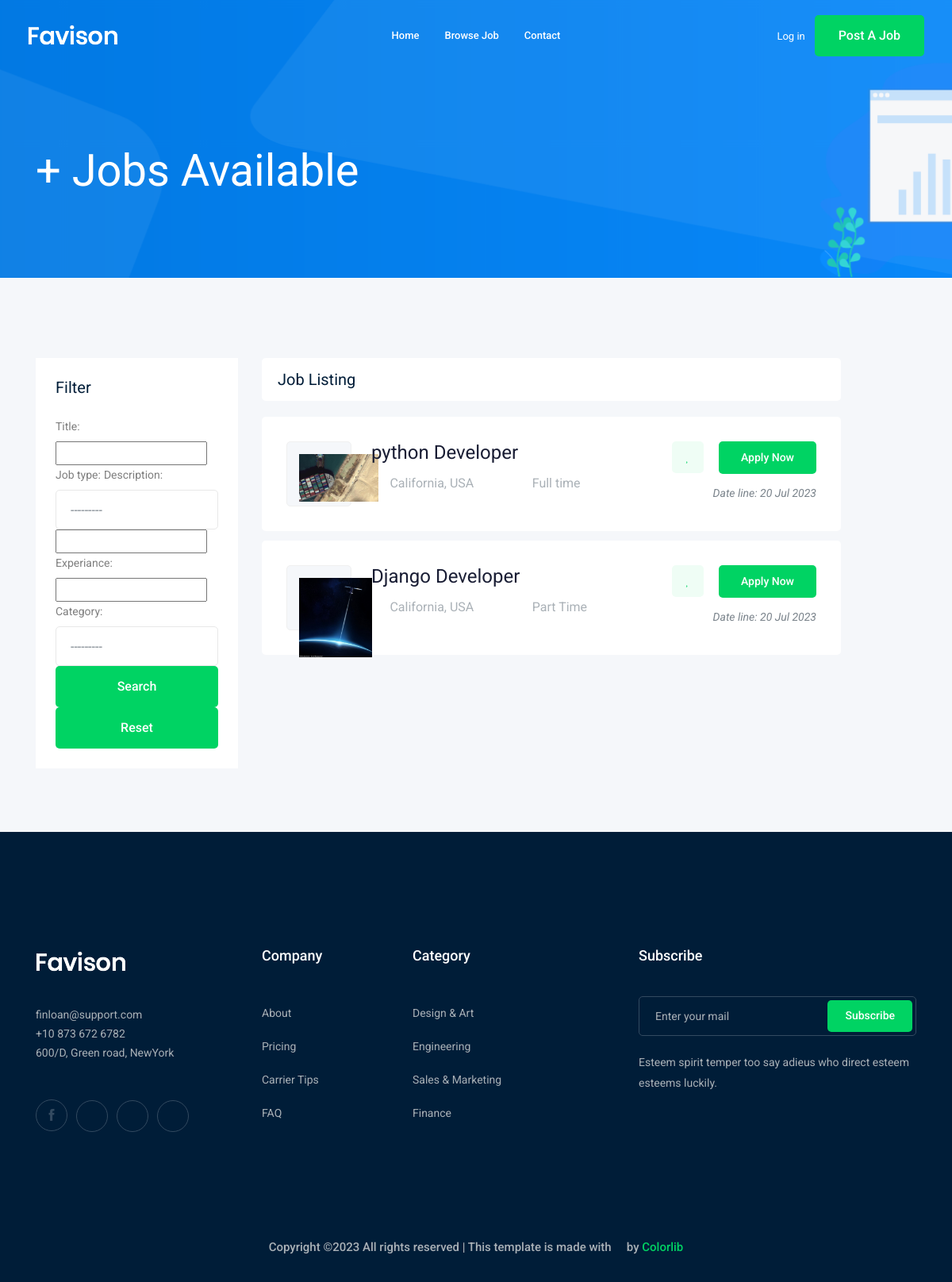
The app's page /jobs/, older data.
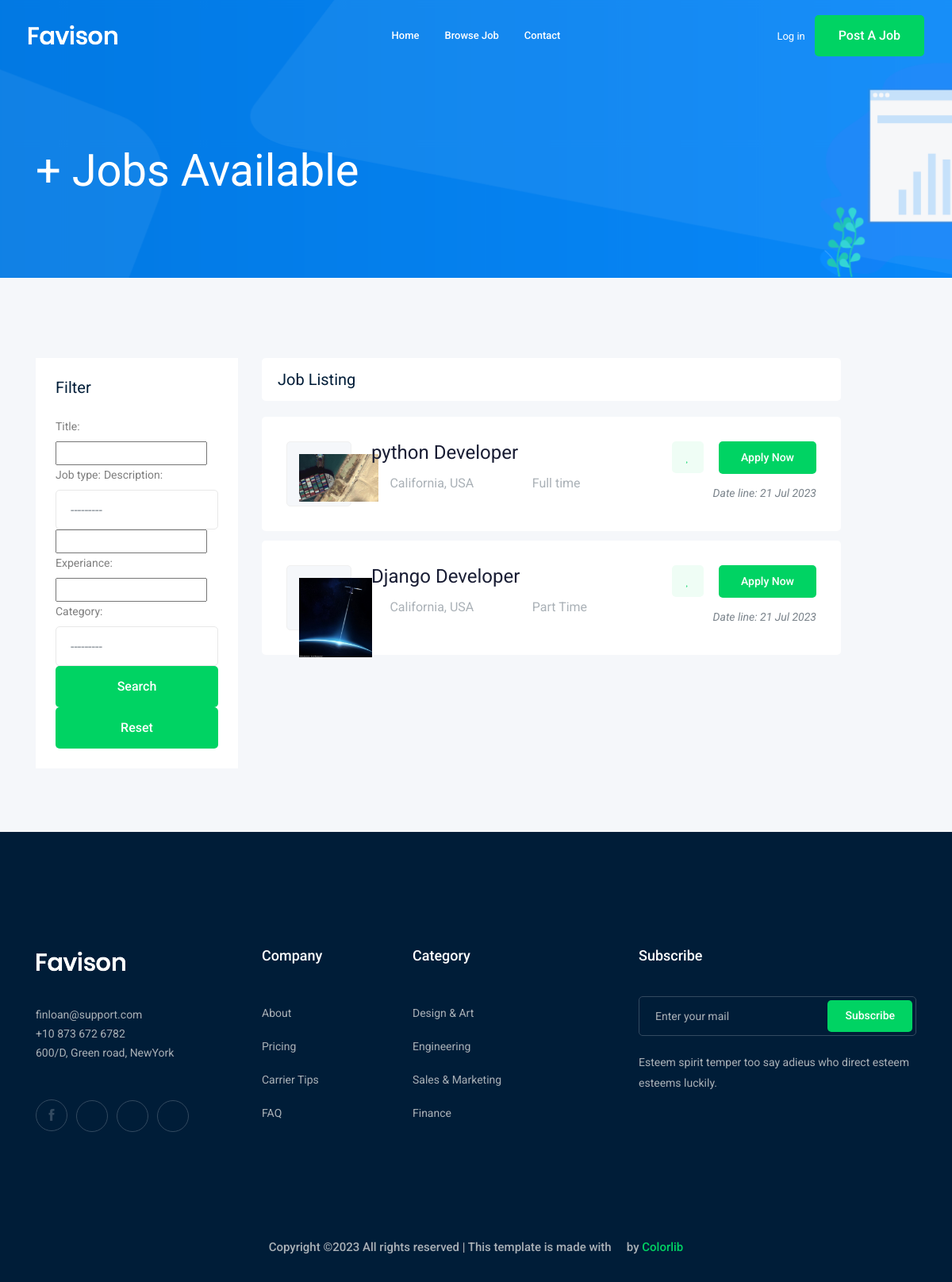
The same page, newer data.
### job/models.py (models this page shows, shortened)
class Job(models.Model): #as a table
    owener=models.ForeignKey(User,related_name='job_owner',on_delete=models.CASCADE)
    title=models.CharField(max_length=100) #colomn
    job_type=models.CharField(max_length=15,choices=JOB_TYPE)
    description=models.TextField(max_length=1000)
    puplished_at=models.DateTimeField(auto_now=True)
    vacancy=models.IntegerField(default=1)
    salary=models.IntegerField(default=0)
    experiance=models.IntegerField(default=1)
    category=models.ForeignKey('Category',on_delete=models.CASCADE)
    image=models.ImageField(upload_to=image_upload)
    slug=models.SlugField(blank=True,null=True)
    def __str__(self):
        return self.title

### job/views.py (the view)
# urls.py: path('',views.job_list,name='job_list'),#all jobs
def job_list(request):
    job_list=Job.objects.all()
    myfilter = JobFilter(request.GET, queryset=job_list)
    job_list=myfilter.qs
    paginator = Paginator(job_list, 3)  # Show 25 contacts per page.
    page_number = request.GET.get("page")
    page_obj = paginator.get_page(page_number)
    context={'jobs':page_obj,'myfilter':myfilter} #template name
    return render(request,'job/job_list.html',context)

### job/models.py (called while the page is built)
    def __str__(self):
        return self.name

### job/templates/job/job_list.html (shortened to what this page needs)
{% extends 'base.html'%}
{% block body %}
    <div class="bradcam_area bradcam_bg_1">
        <div class="container">
            <div class="row">
                <div class="col-xl-12">
                    <div class="bradcam_text">
                        <h3>{{jobs.count}}+ Jobs Available</h3>
                    </div>
                </div>
            </div>
        </div>
    </div>
    <div class="job_listing_area plus_padding">
        <div class="container">
            <div class="row">
                <div class="col-lg-3">
                    <div class="job_filter white-bg">
                        <div class="form_inner white-bg">
                            <h3>Filter</h3>
                            <form action="#" method="GET">
                             {{myfilter.form}}
                               <button  class="boxed-btn3 w-100"  type="submit">Search</button>
                            </form>
                        </div>
                        <div class="reset_btn">
                            <button  class="boxed-btn3 w-100" type="submit">Reset</button>
                        </div>
                    </div>
                </div>
                <div class="col-lg-8">
                    <div class="recent_joblist_wrap">
                        <div class="recent_joblist white-bg ">
                            <div class="row align-items-center">
                                <div class="col-md-6">
                                    <h4>Job Listing</h4>
                                </div>
                            </div>
                        </div>
                    </div>
                    <div class="job_lists m-0">
                        <div class="row">
                            {%for job in jobs%}
                            <div class="col-lg-12 col-md-12">
                                <div class="single_jobs white-bg d-flex justify-content-between">
                                    <div class="jobs_left d-flex align-items-auto">
                                        <div class="thumb">
                                            <img src="{{job.image.url}}" style="max-height:100px;max-width:100px" alt="">
                                        </div>
                                        <div class="jobs_conetent">
                                            <a href="{% url 'jobs:job_detail' job.slug%}"><h4>{{job}}</h4></a>
                                            <div class="links_locat d-flex align-items-center">
                                                <div class="location">
                                                    <p> <i class="fa fa-map-marker"></i> California, USA</p>
                                                </div>
                                                <div class="location">
                                                    <p> <i class="fa fa-clock-o"></i> {{job.job_type}}</p>
                                                </div>
                                            </div>
                                        </div>
                                    </div>
                                    <div class="jobs_right">
                                        <div class="apply_now">
                                            <a class="heart_mark" href="#"> <i class="fa fa-heart"></i> </a>
                                            <a href="{% url 'jobs:job_detail' job.slug%}" class="boxed-btn3">Apply Now</a>
                                        </div>
                                        <div class="date">
                                            <p>Date line: {{job.puplished_at|date:'d M o'}}</p>
                                        </div>
                                    </div>
                                </div>
                            </div>
                            {%endfor%}
                        </div>
                    </div>
                </div>
            </div>
        </div>
    </div>
{% endblock body %}

Row changes from the older to the newer data that the page shows:
changed Job "python Developer": puplished_at "20 Jul 2023" → "21 Jul 2023"
changed Job "Django Developer": puplished_at "20 Jul 2023" → "21 Jul 2023"
